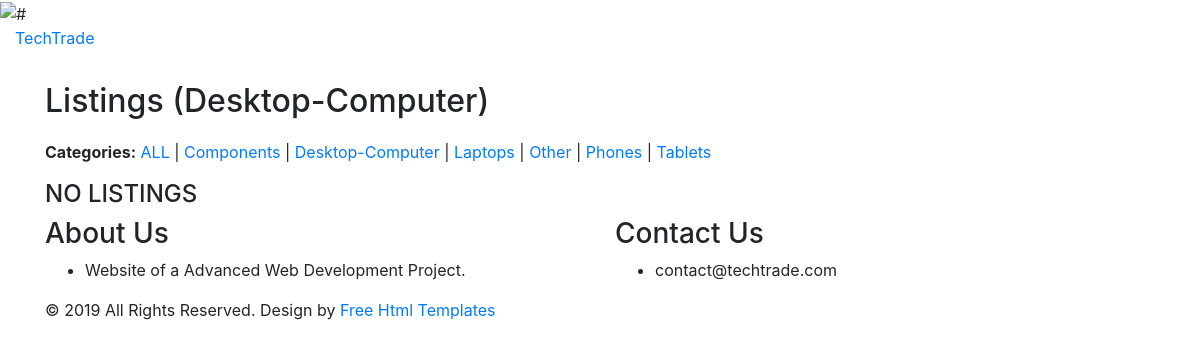
/Views/product.php?cat=3, run on the app's committed database.
### tables this page shows
CREATE TABLE categories (
    categoryID  INT         NOT NULL    AUTO_INCREMENT,
    description VARCHAR(60) NOT NULL,
    
    PRIMARY KEY (categoryID)
);

### Models/category_db.php (called while the page is built, shortened)
<?php
class CategoryDB {
    public static function get_categories() {
        $db = Database::getDB();
        $query = 'SELECT categoryID, description
                  FROM categories
                  ORDER BY description';
        try {
            $statement = $db->prepare($query);
            $statement->execute();
            $rows = $statement->fetchAll();
            $categories = [];
            foreach ($rows as $row) {
                $categories[] = new Category($row['categoryID'],
                                             $row['description']);
            }
            return $categories;
        } catch (PDOException $e) {
            Database::displayError($e->getMessage());
        }
    }
    public static function getCategory($category_id) {
        $db = Database::getDB();
        $query = 'SELECT categoryID, description
                  FROM categories
                  WHERE categoryID = :category_id';
        try {
            $statement = $db->prepare($query);
            $statement->bindValue(':category_id', $category_id);
            $statement->execute();
            $row = $statement->fetch();
            return new Category($row['categoryID'], $row['description']);
        } catch (PDOException $e) {
            Database::displayError($e->getMessage());
        }
    }
}
?>

### Models/category.php (called while the page is built, shortened)
<?php
class Category {
	private int $id;
    private string $description;
    public function __construct(
        int $id_, string $description_
    ) {
		$this->id = $id_;
		$this->description = $description_;
	}
    public function getID() {
        return $this->id;
    }
    public function getDescription() {
        return $this->description;
    }
}
?>

### Views/product.php (the view, shortened to what this page needs)
<?php
	require_once('header.php');
	require_once('../Models/product.php');
	require_once('../Models/product_db.php');
	require_once('../Models/category.php');
	require_once('../Models/category_db.php');
	if (isset($_GET["cat"])) $products = ProductDB::get_product_by_category($_GET["cat"]);
	else $products = ProductDB::get_active_products();
	$cats = CategoryDB::get_categories();
?>
      <div  class="products" style="margin-top: 0px;">
         <div class="container">
            <div class="row">
               <div class="col-md-12">
                  <div class="titlepage">
                     <h2>Listings <?php if (isset($_GET["cat"])) echo '('.CategoryDB::getCategory($_GET["cat"])->getDescription().')'; else echo '(ALL)';?></h2>
					 <p style="margin-top: 20px;"><b>Categories:</b> <a href="product.php">ALL</a> <?php
							foreach ($cats as $cat) {
								echo '| <a href="product.php?cat='.$cat->getID().'">'.$cat->getDescription().'</a> ';
							}
						?></p>
                  </div>
               </div>
            </div>
            <div class="row">
               <div class="col-md-12">
                  <div class="our_products">
                     <div class="row">
					 <?php
						if (empty($products)) {
							echo '<div class="col-md-12">
								   <div class="product_box">
									  <h4>NO LISTINGS</h4>
								   </div>
								</div>';
						}
					  ?>
                     </div>
                  </div>
               </div>
            </div>
         </div>
      </div>
<?php require_once('footer.php'); ?>

### Views/header.php (shortened to what this page needs)
<?php
$uri = filter_input(INPUT_SERVER, 'REQUEST_URI');
$dirs = explode('/', $uri);
$app_path = '/' . $dirs[1] . '/Views/';
$controller_path = '/' . $dirs[1] . '/Controllers/';
?>
<!DOCTYPE html>
<html lang="en">
<head>
      <link rel="stylesheet" href="<?php echo $app_path; ?>css/bootstrap.min.css">
      <link rel="stylesheet" href="<?php echo $app_path; ?>css/style.css">
      <link rel="stylesheet" href="<?php echo $app_path; ?>css/responsive.css">
      <link rel="stylesheet" href="<?php echo $app_path; ?>css/jquery.mCustomScrollbar.min.css">
      <link rel="stylesheet" href="https://netdna.bootstrapcdn.com/font-awesome/4.0.3/css/font-awesome.css">
      <link rel="stylesheet" href="https://cdnjs.cloudflare.com/ajax/libs/fancybox/2.1.5/jquery.fancybox.min.css" media="screen">
   </head>
   <body class="main-layout inner_posituong computer_page">
      <div class="loader_bg">
         <div class="loader"><img src="<?php echo $app_path; ?>images/loading.gif" alt="#" /></div>
      </div>
      <header>
         <div class="header">
            <div class="container-fluid">
               <div class="row">
                  <div class="col-xl-3 col-lg-3 col-md-3 col-sm-3 col logo_section">
                     <div class="full">
                        <div class="center-desk">
                           <div class="logo">
                              <a href="../index.php">TechTrade</a>
                           </div>
                        </div>
                     </div>
                  </div>
                  <div class="col-xl-9 col-lg-9 col-md-9 col-sm-9">
                     <nav class="navigation navbar navbar-expand-md navbar-dark ">
                        <div class="collapse navbar-collapse" id="navbarsExample04">
                           <ul class="navbar-nav mr-auto">
                              <li class="nav-item <?php if(basename($_SERVER['PHP_SELF'])=='index.php') echo 'active';?>">
                                 <a class="nav-link" href="<?php echo $app_path; ?>index.php">Home</a>
                              </li>
                              <li class="nav-item <?php if(basename($_SERVER['PHP_SELF'])=='about.php') echo 'active';?>">
                                 <a class="nav-link" href="<?php echo $app_path; ?>about.php">About</a>
                              </li>
                              <li class="nav-item <?php if(basename($_SERVER['PHP_SELF'])=='product.php') echo 'active';?>">
                                 <a class="nav-link" href="<?php echo $app_path; ?>product.php">Listings</a>
                              </li>
                              <?php
                              if (!empty($_SESSION['userId'])) {
                                 echo '<li class="nav-item">
                                          <a class="nav-link" href="'. $app_path .'account.php">My Account</a>
                                       </li>
                                       <li class="nav-item">
                                          <a class="nav-link" href="' . $controller_path . 'logout.php">Logout</a>
                                       </li>';
                              } else {
                                 echo '<li class="nav-item">
                                          <a class="nav-link" href="' . $app_path . 'login.php">Login</a>
                                       </li>
                                       <li class="nav-item">
                                          <a class="nav-link" href="' . $app_path . 'signup.php">Sign up</a>
                                       </li>';
                              }
                              ?>
                           </ul>
                        </div>
                     </nav>
                  </div>
               </div>
            </div>
         </div>
      </header>

### Views/footer.php (shortened to what this page needs)
    <footer>
        <div class="footer">
        <div class="container">
            <div class="row">
                <div class="col-6">
                    <h3>About Us</h3>
                    <ul class="about_us">
                    <li>Website of a Advanced Web Development Project.</li>
                    </ul>
                </div>
                <div class="col-6">
                    <h3>Contact Us</h3>
                    <ul class="conta">
                    <li>contact@techtrade.com</li>
                    </ul>
                </div>
            </div>
        </div>
        <div class="copyright">
            <div class="container">
                <div class="row">
                    <div class="col-md-12">
                    <p>© 2019 All Rights Reserved. Design by<a href="https://html.design/"> Free Html Templates</a></p>
                    </div>
                </div>
            </div>
        </div>
        </div>
    </footer>
</body>
</html>

### data on the page
categories: description "Desktop-Computer"
categories: description "Components"
categories: description "Laptops"
categories: description "Other"
categories: description "Phones"
categories: description "Tablets"
